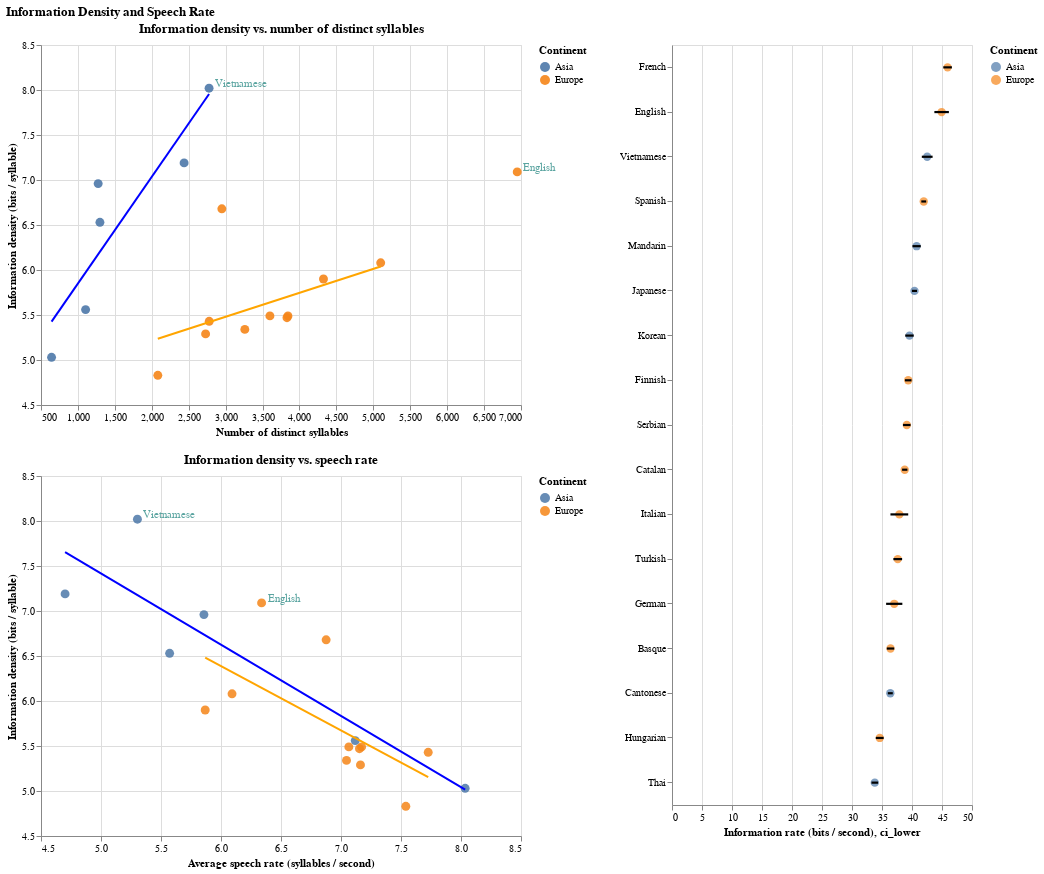

Notebook code cell kept with this figure:
### Markdown cell above
<div class="alert alert-info" style="color:black">

### Question 5.1
rubric={accuracy:1,viz:2}
    
    
<h4>Python</h4>
<ol type="1">
<li>Assign each of your previous three plots to a variable name (you don’t have to repeat the code down here, you can assign it in the original cell, just make sure you are still outputting the variable at the end of those cells so that the plots still are displayed after each cell).</li>
<li>Arrange the three plots into a layout with the two scatter plots in a column to the left and mean + CI plot to the right. The overall layout should look even, so make the scatterplots about half the height and two thirds of the width of the mean + CI plot.</li>
<li>Set proper titles where you judge it is needed. Show that you know the proper command to save this as a png file on your local computer.</li>
</ol>
    
</div>

### Code cell
# YOUR ANSWER GOES HERE
left_column = alt.vconcat(
    plot1,
    plot2,
    spacing=15
).resolve_scale(
    color='independent'
)

final_figure = alt.hconcat(
    left_column,
    plot3.properties(height=760),
    spacing=30
).resolve_scale(
    color='independent'
).configure_title(
    anchor='start',
    dy=-15
)

final_figure = final_figure.configure_title().properties(
    title="Information Density and Speech Rate"            
)

final_figure

### Figure 1 — Vega specification as saved in the notebook (floating-point values rounded to 4 significant figures)
{"$schema": "https://vega.github.io/schema/vega/v6.json", "data": [{"name": "_server_source_1", "values": [{"iso_lang": "CMN", "language": "Mandarin", "information_density": 6.96, "distinct_syllables": 1274, "continent": "Asia", "__index_level_0__": 1}, {"iso_lang": "JPN", "language": "Japanese", "information_density": 5.03, "distinct_syllables": 643, "continent": "Asia", "__index_level_0__": 9}, {"iso_lang": "KOR", "language": "Korean", "information_density": 5.56, "distinct_syllables": 1104, "continent": "Asia", "__index_level_0__": 10}, {"iso_lang": "THA", "language": "Thai", "information_density": 7.19, "distinct_syllables": 2438, "continent": "Asia", "__index_level_0__": 13}, {"iso_lang": "VIE", "language": "Vietnamese", "information_density": 8.02, "distinct_syllables": 2776, "continent": "Asia", "__index_level_0__": 15}, {"iso_lang": "YUE", "language": "Cantonese", "information_density": 6.53, "distinct_syllables": 1298, "continent": "Asia", "__index_level_0__": 16}]}, {"name": "_server_source_5", "values": [{"iso_lang": "CMN", "language": "Mandarin", "information_density": 6.96, "distinct_syllables": 1274, "continent": "Asia", "speech_rate": 5.858, "__index_level_0__": 1}, {"iso_lang": "JPN", "language": "Japanese", "information_density": 5.03, "distinct_syllables": 643, "continent": "Asia", "speech_rate": 8.035, "__index_level_0__": 9}, {"iso_lang": "KOR", "language": "Korean", "information_density": 5.56, "distinct_syllables": 1104, "continent": "Asia", "speech_rate": 7.119, "__index_level_0__": 10}, {"iso_lang": "THA", "language": "Thai", "information_density": 7.19, "distinct_syllables": 2438, "continent": "Asia", "speech_rate": 4.701, "__index_level_0__": 13}, {"iso_lang": "VIE", "language": "Vietnamese", "information_density": 8.02, "distinct_syllables": 2776, "continent": "Asia", "speech_rate": 5.304, "__index_level_0__": 15}, {"iso_lang": "YUE", "language": "Cantonese", "information_density": 6.53, "distinct_syllables": 1298, "continent": "Asia", "speech_rate": 5.572, "__index_level_0__": 16}]}, {"name": "_server_source_2", "values": [{"iso_lang": "CAT", "language": "Catalan", "information_density": 5.49, "distinct_syllables": 3600, "continent": "Europe", "__index_level_0__": 0}, {"iso_lang": "DEU", "language": "German", "information_density": 6.08, "distinct_syllables": 5100, "continent": "Europe", "__index_level_0__": 2}, {"iso_lang": "EUS", "language": "Basque", "information_density": 4.83, "distinct_syllables": 2082, "continent": "Europe", "__index_level_0__": 4}, {"iso_lang": "FIN", "language": "Finnish", "information_density": 5.49, "distinct_syllables": 3844, "continent": "Europe", "__index_level_0__": 5}, {"iso_lang": "FRA", "language": "French", "information_density": 6.68, "distinct_syllables": 2949, "continent": "Europe", "__index_level_0__": 6}, {"iso_lang": "HUN", "language": "Hungarian", "information_density": 5.9, "distinct_syllables": 4325, "continent": "Europe", "__index_level_0__": 7}, {"iso_lang": "ITA", "language": "Italian", "information_density": 5.29, "distinct_syllables": 2729, "continent": "Europe", "__index_level_0__": 8}, {"iso_lang": "SPA", "language": "Spanish", "information_density": 5.43, "distinct_syllables": 2778, "continent": "Europe", "__index_level_0__": 11}, {"iso_lang": "SRP", "language": "Serbian", "information_density": 5.47, "distinct_syllables": 3831, "continent": "Europe", "__index_level_0__": 12}, {"iso_lang": "TUR", "language": "Turkish", "information_density": 5.34, "distinct_syllables": 3260, "continent": "Europe", "__index_level_0__": 14}]}, {"name": "_server_source_6", "values": [{"iso_lang": "CAT", "language": "Catalan", "information_density": 5.49, "distinct_syllables": 3600, "continent": "Europe", "speech_rate": 7.065, "__index_level_0__": 0}, {"iso_lang": "DEU", "language": "German", "information_density": 6.08, "distinct_syllables": 5100, "continent": "Europe", "speech_rate": 6.092, "__index_level_0__": 2}, {"iso_lang": "ENG", "language": "English", "information_density": 7.09, "distinct_syllables": 6949, "continent": "Europe", "speech_rate": 6.338, "__index_level_0__": 3}, {"iso_lang": "EUS", "language": "Basque", "information_density": 4.83, "distinct_syllables": 2082, "continent": "Europe", "speech_rate": 7.54, "__index_level_0__": 4}, {"iso_lang": "FIN", "language": "Finnish", "information_density": 5.49, "distinct_syllables": 3844, "continent": "Europe", "speech_rate": 7.171, "__index_level_0__": 5}, {"iso_lang": "FRA", "language": "French", "information_density": 6.68, "distinct_syllables": 2949, "continent": "Europe", "speech_rate": 6.876, "__index_level_0__": 6}, {"iso_lang": "HUN", "language": "Hungarian", "information_density": 5.9, "distinct_syllables": 4325, "continent": "Europe", "speech_rate": 5.868, "__index_level_0__": 7}, {"iso_lang": "ITA", "language": "Italian", "information_density": 5.29, "distinct_syllables": 2729, "continent": "Europe", "speech_rate": 7.162, "__index_level_0__": 8}, {"iso_lang": "SPA", "language": "Spanish", "information_density": 5.43, "distinct_syllables": 2778, "continent": "Europe", "speech_rate": 7.727, "__index_level_0__": 11}, {"iso_lang": "SRP", "language": "Serbian", "information_density": 5.47, "distinct_syllables": 3831, "continent": "Europe", "speech_rate": 7.154, "__index_level_0__": 12}, {"iso_lang": "TUR", "language": "Turkish", "information_density": 5.34, "distinct_syllables": 3260, "continent": "Europe", "speech_rate": 7.046, "__index_level_0__": 14}]}, {"name": "source_8"}, {"name": "source_0", "values": [{"continent": "Europe", "distinct_syllables": 3600, "information_density": 5.49, "language": "Catalan"}, {"continent": "Asia", "distinct_syllables": 1274, "information_density": 6.96, "language": "Mandarin"}, {"continent": "Europe", "distinct_syllables": 5100, "information_density": 6.08, "language": "German"}, {"continent": "Europe", "distinct_syllables": 6949, "information_density": 7.09, "language": "English"}, {"continent": "Europe", "distinct_syllables": 2082, "information_density": 4.83, "language": "Basque"}, {"continent": "Europe", "distinct_syllables": 3844, "information_density": 5.49, "language": "Finnish"}, {"continent": "Europe", "distinct_syllables": 2949, "information_density": 6.68, "language": "French"}, {"continent": "Europe", "distinct_syllables": 4325, "information_density": 5.9, "language": "Hungarian"}, {"continent": "Europe", "distinct_syllables": 2729, "information_density": 5.29, "language": "Italian"}, {"continent": "Asia", "distinct_syllables": 643, "information_density": 5.03, "language": "Japanese"}, {"continent": "Asia", "distinct_syllables": 1104, "information_density": 5.56, "language": "Korean"}, {"continent": "Europe", "distinct_syllables": 2778, "information_density": 5.43, "language": "Spanish"}, {"continent": "Europe", "distinct_syllables": 3831, "information_density": 5.47, "language": "Serbian"}, {"continent": "Asia", "distinct_syllables": 2438, "information_density": 7.19, "language": "Thai"}, {"continent": "Europe", "distinct_syllables": 3260, "information_density": 5.34, "language": "Turkish"}, {"continent": "Asia", "distinct_syllables": 2776, "information_density": 8.02, "language": "Vietnamese"}, {"continent": "Asia", "distinct_syllables": 1298, "information_density": 6.53, "language": "Cantonese"}]}, {"name": "source_1", "source": "_server_source_1", "transform": [{"type": "regression", "x": "distinct_syllables", "as": ["distinct_syllables", "information_density"], "y": "information_density"}, {"type": "project", "fields": ["distinct_syllables", "information_density"]}]}, {"name": "source_2", "source": "_server_source_2", "transform": [{"type": "regression", "y": "information_density", "as": ["distinct_syllables", "information_density"], "x": "distinct_syllables"}, {"type": "project", "fields": ["distinct_syllables", "information_density"]}]}, {"name": "source_3", "values": [{"distinct_syllables": 6949, "information_density": 7.09, "language": "English"}, {"distinct_syllables": 2776, "information_density": 8.02, "language": "Vietnamese"}]}, {"name": "source_4", "values": [{"continent": "Europe", "information_density": 5.49, "language": "Catalan", "speech_rate": 7.065}, {"continent": "Asia", "information_density": 6.96, "language": "Mandarin", "speech_rate": 5.858}, {"continent": "Europe", "information_density": 6.08, "language": "German", "speech_rate": 6.092}, {"continent": "Europe", "information_density": 7.09, "language": "English", "speech_rate": 6.338}, {"continent": "Europe", "information_density": 4.83, "language": "Basque", "speech_rate": 7.54}, {"continent": "Europe", "information_density": 5.49, "language": "Finnish", "speech_rate": 7.171}, {"continent": "Europe", "information_density": 6.68, "language": "French", "speech_rate": 6.876}, {"continent": "Europe", "information_density": 5.9, "language": "Hungarian", "speech_rate": 5.868}, {"continent": "Europe", "information_density": 5.29, "language": "Italian", "speech_rate": 7.162}, {"continent": "Asia", "information_density": 5.03, "language": "Japanese", "speech_rate": 8.035}, {"continent": "Asia", "information_density": 5.56, "language": "Korean", "speech_rate": 7.119}, {"continent": "Europe", "information_density": 5.43, "language": "Spanish", "speech_rate": 7.727}, {"continent": "Europe", "information_density": 5.47, "language": "Serbian", "speech_rate": 7.154}, {"continent": "Asia", "information_density": 7.19, "language": "Thai", "speech_rate": 4.701}, {"continent": "Europe", "information_density": 5.34, "language": "Turkish", "speech_rate": 7.046}, {"continent": "Asia", "information_density": 8.02, "language": "Vietnamese", "speech_rate": 5.304}, {"continent": "Asia", "information_density": 6.53, "language": "Cantonese", "speech_rate": 5.572}]}, {"name": "source_5", "source": "_server_source_5", "transform": [{"type": "regression", "as": ["speech_rate", "information_density"], "x": "speech_rate", "y": "information_density"}, {"type": "project", "fields": ["information_density", "speech_rate"]}]}, {"name": "source_6", "source": "_server_source_6", "transform": [{"type": "regression", "x": "speech_rate", "y": "information_density", "as": ["speech_rate", "information_density"]}, {"type": "project", "fields": ["information_density", "speech_rate"]}]}, {"name": "source_7", "values": [{"information_density": 7.09, "language": "English", "speech_rate": 6.338}, {"information_density": 8.02, "language": "Vietnamese", "speech_rate": 5.304}]}, {"name": "data_0", "values": [{"continent": "Europe", "language": "French", "mean_info_rate": 45.93, "n": 150}, {"continent": "Europe", "language": "English", "mean_info_rate": 44.94, "n": 60}, {"continent": "Asia", "language": "Vietnamese", "mean_info_rate": 42.53, "n": 150}, {"continent": "Europe", "language": "Spanish", "mean_info_rate": 41.96, "n": 150}, {"continent": "Asia", "language": "Mandarin", "mean_info_rate": 40.77, "n": 150}, {"continent": "Asia", "language": "Japanese", "mean_info_rate": 40.41, "n": 150}, {"continent": "Asia", "language": "Korean", "mean_info_rate": 39.58, "n": 150}, {"continent": "Europe", "language": "Finnish", "mean_info_rate": 39.37, "n": 150}, {"continent": "Europe", "language": "Serbian", "mean_info_rate": 39.13, "n": 150}, {"continent": "Europe", "language": "Catalan", "mean_info_rate": 38.79, "n": 150}, {"continent": "Europe", "language": "Italian", "mean_info_rate": 37.89, "n": 54}, {"continent": "Europe", "language": "Turkish", "mean_info_rate": 37.63, "n": 149}, {"continent": "Europe", "language": "German", "mean_info_rate": 37.04, "n": 75}, {"continent": "Europe", "language": "Basque", "mean_info_rate": 36.42, "n": 150}, {"continent": "Asia", "language": "Cantonese", "mean_info_rate": 36.38, "n": 150}, {"continent": "Europe", "language": "Hungarian", "mean_info_rate": 34.62, "n": 150}, {"continent": "Asia", "language": "Thai", "mean_info_rate": 33.8, "n": 150}]}, {"name": "data_1"}, {"name": "data_2", "values": [{"language": "French", "lower_ci_lower": 45.22, "upper_ci_lower": 46.65}, {"language": "English", "lower_ci_lower": 43.73, "upper_ci_lower": 46.15}, {"language": "Vietnamese", "lower_ci_lower": 41.64, "upper_ci_lower": 43.43}, {"language": "Spanish", "lower_ci_lower": 41.55, "upper_ci_lower": 42.36}, {"language": "Mandarin", "lower_ci_lower": 40.08, "upper_ci_lower": 41.46}, {"language": "Japanese", "lower_ci_lower": 39.99, "upper_ci_lower": 40.83}, {"language": "Korean", "lower_ci_lower": 38.88, "upper_ci_lower": 40.28}, {"language": "Finnish", "lower_ci_lower": 38.83, "upper_ci_lower": 39.92}, {"language": "Serbian", "lower_ci_lower": 38.5, "upper_ci_lower": 39.76}, {"language": "Catalan", "lower_ci_lower": 38.35, "upper_ci_lower": 39.23}, {"language": "Italian", "lower_ci_lower": 36.41, "upper_ci_lower": 39.37}, {"language": "Turkish", "lower_ci_lower": 36.9, "upper_ci_lower": 38.35}, {"language": "German", "lower_ci_lower": 35.69, "upper_ci_lower": 38.39}, {"language": "Basque", "lower_ci_lower": 35.8, "upper_ci_lower": 37.04}, {"language": "Cantonese", "lower_ci_lower": 35.97, "upper_ci_lower": 36.8}, {"language": "Hungarian", "lower_ci_lower": 33.97, "upper_ci_lower": 35.28}, {"language": "Thai", "lower_ci_lower": 33.25, "upper_ci_lower": 34.35}]}, {"name": "source_0_concat_0_concat_0_color_domain_continent", "values": [{"continent": "Europe"}, {"continent": "Asia"}]}, {"name": "source_4_concat_0_concat_1_color_domain_continent", "values": [{"continent": "Europe"}, {"continent": "Asia"}]}, {"name": "source_8_concat_1_y_domain_language_0", "values": [{"language": "French", "sort_field": 45.93}, {"language": "English", "sort_field": 44.94}, {"language": "Vietnamese", "sort_field": 42.53}, {"language": "Spanish", "sort_field": 41.96}, {"language": "Mandarin", "sort_field": 40.77}, {"language": "Japanese", "sort_field": 40.41}, {"language": "Korean", "sort_field": 39.58}, {"language": "Finnish", "sort_field": 39.37}, {"language": "Serbian", "sort_field": 39.13}, {"language": "Catalan", "sort_field": 38.79}, {"language": "Italian", "sort_field": 37.89}, {"language": "Turkish", "sort_field": 37.63}, {"language": "German", "sort_field": 37.04}, {"language": "Basque", "sort_field": 36.42}, {"language": "Cantonese", "sort_field": 36.38}, {"language": "Hungarian", "sort_field": 34.62}, {"language": "Thai", "sort_field": 33.8}]}, {"name": "data_1_concat_1_y_domain_language_1", "values": [{"language": "French", "sort_field": 45.93}, {"language": "English", "sort_field": 44.94}, {"language": "Vietnamese", "sort_field": 42.53}, {"language": "Spanish", "sort_field": 41.96}, {"language": "Mandarin", "sort_field": 40.77}, {"language": "Japanese", "sort_field": 40.41}, {"language": "Korean", "sort_field": 39.58}, {"language": "Finnish", "sort_field": 39.37}, {"language": "Serbian", "sort_field": 39.13}, {"language": "Catalan", "sort_field": 38.79}, {"language": "Italian", "sort_field": 37.89}, {"language": "Turkish", "sort_field": 37.63}, {"language": "German", "sort_field": 37.04}, {"language": "Basque", "sort_field": 36.42}, {"language": "Cantonese", "sort_field": 36.38}, {"language": "Hungarian", "sort_field": 34.62}, {"language": "Thai", "sort_field": 33.8}]}, {"name": "data_0_concat_1_color_domain_continent", "values": [{"continent": "Europe"}, {"continent": "Asia"}]}], "signals": [{"name": "concat_0_width", "value": 480}, {"name": "concat_0_childHeight", "value": 360}, {"name": "concat_1_width", "value": 300}, {"name": "concat_1_height", "value": 760}], "marks": [{"type": "group", "name": "concat_0_group", "marks": [{"type": "group", "name": "concat_0_concat_0_group", "encode": {"update": {"width": {"signal": "concat_0_width"}, "height": {"signal": "concat_0_childHeight"}}}, "marks": [{"type": "symbol", "name": "concat_0_concat_0_layer_0_marks", "from": {"data": "source_0"}, "encode": {"update": {"opacity": {"value": 0.9}, "y": {"field": "information_density", "scale": "concat_0_concat_0_y"}, "shape": {"value": "circle"}, "x": {"field": "distinct_syllables", "scale": "concat_0_concat_0_x"}, "fill": {"field": "continent", "scale": "concat_0_concat_0_color"}, "tooltip": {"signal": "{\"language\": isValid(datum[\"language\"]) ? datum[\"language\"] : \"\"+datum[\"language\"], \"continent\": isValid(datum[\"continent\"]) ? datum[\"continent\"] : \"\"+datum[\"continent\"], \"information_density\": format(datum[\"information_density\"], \"\"), \"distinct_syllables\": format(datum[\"distinct_syllables\"], \"\")}"}, "size": {"value": 80}}}, "style": ["circle"]}, {"type": "line", "name": "concat_0_concat_0_layer_1_marks", "from": {"data": "source_1"}, "sort": {"field": "x"}, "encode": {"update": {"y": {"field": "information_density", "scale": "concat_0_concat_0_y"}, "strokeWidth": {"value": 2}, "defined": {"signal": "isValid(datum[\"distinct_syllables\"]) && isFinite(+datum[\"distinct_syllables\"]) && isValid(datum[\"information_density\"]) && isFinite(+datum[\"information_density\"])"}, "stroke": {"value": "blue"}, "x": {"field": "distinct_syllables", "scale": "concat_0_concat_0_x"}}}, "style": ["line"]}, {"type": "line", "name": "concat_0_concat_0_layer_2_marks", "from": {"data": "source_2"}, "sort": {"field": "x"}, "encode": {"update": {"defined": {"signal": "isValid(datum[\"distinct_syllables\"]) && isFinite(+datum[\"distinct_syllables\"]) && isValid(datum[\"information_density\"]) && isFinite(+datum[\"information_density\"])"}, "y": {"field": "information_density", "scale": "concat_0_concat_0_y"}, "stroke": {"value": "orange"}, "strokeWidth": {"value": 2}, "x": {"field": "distinct_syllables", "scale": "concat_0_concat_0_x"}}}, "style": ["line"]}, {"type": "text", "name": "concat_0_concat_0_layer_3_marks", "from": {"data": "source_3"}, "encode": {"update": {"y": {"field": "information_density", "scale": "concat_0_concat_0_y"}, "dy": {"value": -4}, "fill": {"value": "#127c77b2"}, "baseline": {"value": "middle"}, "align": {"value": "left"}, "x": {"field": "distinct_syllables", "scale": "concat_0_concat_0_x"}, "dx": {"value": 6}, "fontSize": {"value": 11}, "text": {"signal": "isValid(datum[\"language\"]) ? datum[\"language\"] : \"\"+datum[\"language\"]"}}}, "style": ["text"]}], "axes": [{"scale": "concat_0_concat_0_x", "grid": true, "minExtent": 0, "labels": false, "domain": false, "gridScale": "concat_0_concat_0_y", "maxExtent": 0, "orient": "bottom", "ticks": false, "tickCount": {"signal": "ceil(concat_0_width/40)"}, "aria": false, "zindex": 0}, {"scale": "concat_0_concat_0_y", "grid": true, "gridScale": "concat_0_concat_0_x", "zindex": 0, "tickCount": {"signal": "ceil(concat_0_childHeight/40)"}, "domain": false, "minExtent": 0, "maxExtent": 0, "orient": "left", "labels": false, "aria": false, "ticks": false}, {"scale": "concat_0_concat_0_x", "grid": false, "title": "Number of distinct syllables", "zindex": 0, "labelFlush": true, "orient": "bottom", "tickCount": {"signal": "ceil(concat_0_width/40)"}, "labelOverlap": true}, {"scale": "concat_0_concat_0_y", "labelOverlap": true, "tickCount": {"signal": "ceil(concat_0_childHeight/40)"}, "grid": false, "orient": "left", "title": "Information density (bits / syllable)", "zindex": 0}], "title": {"text": "Information density vs. number of distinct syllables", "frame": "group"}, "style": "cell", "legends": [{"title": "Continent", "fill": "concat_0_concat_0_color", "symbolType": "circle", "encode": {"symbols": {"update": {"opacity": {"value": 0.9}}}}}]}, {"type": "group", "name": "concat_0_concat_1_group", "encode": {"update": {"height": {"signal": "concat_0_childHeight"}, "width": {"signal": "concat_0_width"}}}, "marks": [{"type": "symbol", "name": "concat_0_concat_1_layer_0_marks", "from": {"data": "source_4"}, "encode": {"update": {"fill": {"field": "continent", "scale": "concat_0_concat_1_color"}, "tooltip": {"signal": "{\"language\": isValid(datum[\"language\"]) ? datum[\"language\"] : \"\"+datum[\"language\"], \"continent\": isValid(datum[\"continent\"]) ? datum[\"continent\"] : \"\"+datum[\"continent\"], \"speech_rate\": format(datum[\"speech_rate\"], \"\"), \"information_density\": format(datum[\"information_density\"], \"\")}"}, "opacity": {"value": 0.85}, "size": {"value": 80}, "x": {"field": "speech_rate", "scale": "concat_0_concat_1_x"}, "shape": {"value": "circle"}, "y": {"field": "information_density", "scale": "concat_0_concat_1_y"}}}, "style": ["circle"]}, {"type": "line", "name": "concat_0_concat_1_layer_1_marks", "from": {"data": "source_5"}, "sort": {"field": "x"}, "encode": {"update": {"defined": {"signal": "isValid(datum[\"speech_rate\"]) && isFinite(+datum[\"speech_rate\"]) && isValid(datum[\"information_density\"]) && isFinite(+datum[\"information_density\"])"}, "stroke": {"value": "blue"}, "y": {"field": "information_density", "scale": "concat_0_concat_1_y"}, "strokeWidth": {"value": 2}, "x": {"field": "speech_rate", "scale": "concat_0_concat_1_x"}}}, "style": ["line"]}, {"type": "line", "name": "concat_0_concat_1_layer_2_marks", "from": {"data": "source_6"}, "sort": {"field": "x"}, "encode": {"update": {"stroke": {"value": "orange"}, "x": {"field": "speech_rate", "scale": "concat_0_concat_1_x"}, "strokeWidth": {"value": 2}, "defined": {"signal": "isValid(datum[\"speech_rate\"]) && isFinite(+datum[\"speech_rate\"]) && isValid(datum[\"information_density\"]) && isFinite(+datum[\"information_density\"])"}, "y": {"field": "information_density", "scale": "concat_0_concat_1_y"}}}, "style": ["line"]}, {"type": "text", "name": "concat_0_concat_1_layer_3_marks", "from": {"data": "source_7"}, "encode": {"update": {"x": {"field": "speech_rate", "scale": "concat_0_concat_1_x"}, "y": {"field": "information_density", "scale": "concat_0_concat_1_y"}, "baseline": {"value": "middle"}, "fill": {"value": "#127c77b2"}, "dx": {"value": 6}, "fontSize": {"value": 11}, "dy": {"value": -4}, "align": {"value": "left"}, "text": {"signal": "isValid(datum[\"language\"]) ? datum[\"language\"] : \"\"+datum[\"language\"]"}}}, "style": ["text"]}], "axes": [{"scale": "concat_0_concat_1_x", "gridScale": "concat_0_concat_1_y", "zindex": 0, "domain": false, "aria": false, "minExtent": 0, "tickCount": {"signal": "ceil(concat_0_width/40)"}, "ticks": false, "orient": "bottom", "maxExtent": 0, "labels": false, "grid": true}, {"scale": "concat_0_concat_1_y", "tickCount": {"signal": "ceil(concat_0_childHeight/40)"}, "aria": false, "domain": false, "labels": false, "ticks": false, "gridScale": "concat_0_concat_1_x", "maxExtent": 0, "minExtent": 0, "grid": true, "zindex": 0, "orient": "left"}, {"scale": "concat_0_concat_1_x", "grid": false, "labelFlush": true, "labelOverlap": true, "title": "Average speech rate (syllables / second)", "tickCount": {"signal": "ceil(concat_0_width/40)"}, "orient": "bottom", "zindex": 0}, {"scale": "concat_0_concat_1_y", "grid": false, "title": "Information density (bits / syllable)", "tickCount": {"signal": "ceil(concat_0_childHeight/40)"}, "zindex": 0, "orient": "left", "labelOverlap": true}], "title": {"text": "Information density vs. speech rate", "frame": "group"}, "style": "cell", "legends": [{"title": "Continent", "fill": "concat_0_concat_1_color", "symbolType": "circle", "encode": {"symbols": {"update": {"opacity": {"value": 0.85}}}}}]}], "layout": {"padding": 15, "columns": 1, "bounds": "full", "align": "each"}}, {"type": "group", "name": "concat_1_group", "encode": {"update": {"width": {"signal": "concat_1_width"}, "height": {"signal": "concat_1_height"}}}, "marks": [{"type": "symbol", "name": "concat_1_layer_0_marks", "from": {"data": "data_0"}, "encode": {"update": {"size": {"value": 70}, "fill": {"field": "continent", "scale": "concat_1_color"}, "y": {"field": "language", "scale": "concat_1_y", "band": 0.5}, "shape": {"value": "circle"}, "tooltip": {"signal": "{\"language\": isValid(datum[\"language\"]) ? datum[\"language\"] : \"\"+datum[\"language\"], \"continent\": isValid(datum[\"continent\"]) ? datum[\"continent\"] : \"\"+datum[\"continent\"], \"mean_info_rate\": format(datum[\"mean_info_rate\"], \"\"), \"n\": format(datum[\"n\"], \"\")}"}, "opacity": {"value": 0.7}, "x": {"field": "mean_info_rate", "scale": "concat_1_x"}}}, "style": ["circle"]}, {"type": "rule", "name": "concat_1_layer_1_marks", "from": {"data": "data_2"}, "encode": {"update": {"tooltip": {"signal": "{\"ci_upper\": format(datum[\"upper_ci_lower\"], \"\"), \"ci_lower\": format(datum[\"lower_ci_lower\"], \"\"), \"language\": isValid(datum[\"language\"]) ? datum[\"language\"] : \"\"+datum[\"language\"]}"}, "y": {"field": "language", "scale": "concat_1_y", "band": 0.5}, "strokeWidth": {"value": 2.2}, "x": {"field": "lower_ci_lower", "scale": "concat_1_x"}, "x2": {"field": "upper_ci_lower", "scale": "concat_1_x"}, "stroke": {"value": "black"}}}, "style": ["rule", "errorbar-rule"]}], "axes": [{"scale": "concat_1_x", "maxExtent": 0, "tickCount": {"signal": "ceil(concat_1_width/40)"}, "labels": false, "minExtent": 0, "domain": false, "aria": false, "grid": true, "gridScale": "concat_1_y", "zindex": 0, "orient": "bottom", "ticks": false}, {"scale": "concat_1_x", "zindex": 0, "labelFlush": true, "title": "Information rate (bits / second), ci_lower", "grid": false, "orient": "bottom", "labelOverlap": true, "tickCount": {"signal": "ceil(concat_1_width/40)"}}, {"scale": "concat_1_y", "zindex": 0, "orient": "left", "grid": false}], "style": "cell", "legends": [{"title": "Continent", "fill": "concat_1_color", "symbolType": "circle", "encode": {"symbols": {"update": {"opacity": {"value": 0.7}}}}}]}], "scales": [{"name": "concat_0_concat_0_x", "type": "linear", "domain": {"fields": [{"data": "source_0", "field": "distinct_syllables"}, {"data": "source_1", "field": "distinct_syllables"}, {"data": "source_2", "field": "distinct_syllables"}, {"data": "source_3", "field": "distinct_syllables"}]}, "range": [0, {"signal": "concat_0_width"}], "zero": false, "nice": true}, {"name": "concat_0_concat_0_y", "type": "linear", "domain": {"fields": [{"data": "source_0", "field": "information_density"}, {"data": "source_1", "field": "information_density"}, {"data": "source_2", "field": "information_density"}, {"data": "source_3", "field": "information_density"}]}, "range": [{"signal": "concat_0_childHeight"}, 0], "zero": false, "nice": true}, {"name": "concat_0_concat_0_color", "type": "ordinal", "domain": {"data": "source_0_concat_0_concat_0_color_domain_continent", "field": "continent", "sort": true}, "range": "category"}, {"name": "concat_0_concat_1_x", "type": "linear", "domain": {"fields": [{"data": "source_4", "field": "speech_rate"}, {"data": "source_5", "field": "speech_rate"}, {"data": "source_6", "field": "speech_rate"}, {"data": "source_7", "field": "speech_rate"}]}, "range": [0, {"signal": "concat_0_width"}], "zero": false, "nice": true}, {"name": "concat_0_concat_1_y", "type": "linear", "domain": {"fields": [{"data": "source_4", "field": "information_density"}, {"data": "source_5", "field": "information_density"}, {"data": "source_6", "field": "information_density"}, {"data": "source_7", "field": "information_density"}]}, "range": [{"signal": "concat_0_childHeight"}, 0], "zero": false, "nice": true}, {"name": "concat_0_concat_1_color", "type": "ordinal", "domain": {"data": "source_4_concat_0_concat_1_color_domain_continent", "field": "continent", "sort": true}, "range": "category"}, {"name": "concat_1_x", "type": "linear", "domain": {"fields": [{"data": "data_0", "field": "mean_info_rate"}, {"data": "data_2", "field": "lower_ci_lower"}, {"data": "data_2", "field": "upper_ci_lower"}]}, "range": [0, {"signal": "concat_1_width"}], "zero": true, "nice": true}, {"name": "concat_1_y", "type": "band", "domain": {"fields": [{"data": "source_8_concat_1_y_domain_language_0", "field": "language"}, {"data": "data_1_concat_1_y_domain_language_1", "field": "language"}], "sort": {"op": "max", "field": "sort_field", "order": "descending"}}, "range": [0, {"signal": "concat_1_height"}], "paddingOuter": 0, "paddingInner": 0}, {"name": "concat_1_color", "type": "ordinal", "domain": {"data": "data_0_concat_1_color_domain_continent", "field": "continent", "sort": true}, "range": "category"}], "title": {"text": "Information Density and Speech Rate", "anchor": "start"}, "layout": {"padding": 30, "bounds": "full", "align": "each"}, "background": "white", "padding": 5}
